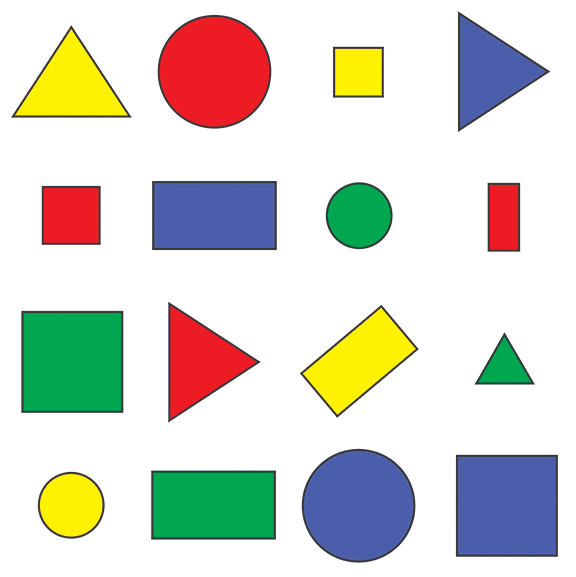
#> input picture data/shapes.png, 576 x 577 px
$ python 17_shapes_recognition.py
#> lines starting #> are read from the running program, lines starting #| are printed output that depends on the picture; after the words box and inside, x2 and y2 are one past the last pixel; in counts of white or black regions, pixels touching at a corner belong together
import os
import cv2

pth = os.path.join(os.getcwd(), "data")
img = cv2.imread(pth + "/shapes.png")
#> img is the input picture: shape (577, 576, 3); mean B, G, R 205.1, 214.3, 214.2

# ############# for beautiful output #############
c = 0.6
h, w = int(img.shape[0] * c), int(img.shape[1] * c)
#> h = 346; w = 345
img = cv2.resize(img, (w, h))
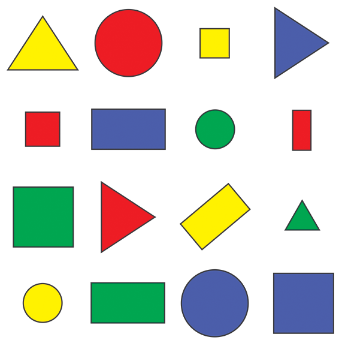
#> img: shape (346, 345, 3); mean B, G, R 205.1, 214.2, 214.2
# ################################################

cv2.imshow("Original image", img)
cv2.waitKey(3000)
cv2.destroyAllWindows()

shapes = img.copy()

# find contours
gray = cv2.cvtColor(img, cv2.COLOR_BGR2GRAY)
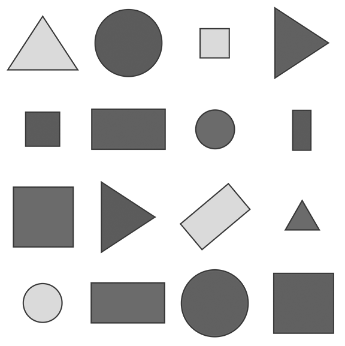
#> gray: shape (346, 345); min 54, max 255, mean 213.1
blur = cv2.GaussianBlur(gray, (7, 7), 1)
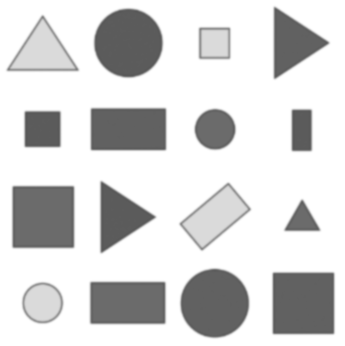
#> blur: shape (346, 345); min 87, max 255, mean 213.2
canny = cv2.Canny(blur, 50, 50)
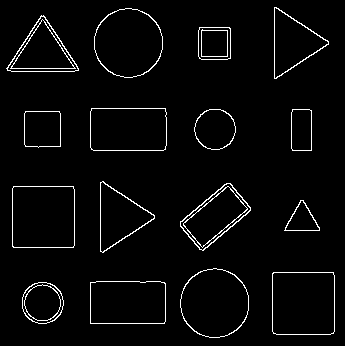
#> canny: shape (346, 345); 3.3% white in thin lines or dots
contours, _ = cv2.findContours(canny, cv2.RETR_EXTERNAL, cv2.CHAIN_APPROX_NONE)
#> contours = 16 contours; largest, box (x1, y1, x2, y2) and area: (272, 272, 335, 335) 3831, (12, 186, 75, 248) 3776, (180, 268, 249, 338) 3702, (94, 8, 163, 78) 3699, (90, 108, 167, 151) 3174
cv2.imshow("Found contours", canny)
cv2.waitKey(3000)
cv2.destroyAllWindows()

# detect shapes
for cnt in contours:
    area = cv2.contourArea(cnt)
    if area > 500:
        perimeter = cv2.arcLength(cnt, closed=True)
        angle = cv2.approxPolyDP(cnt, epsilon=0.03 * perimeter, closed=True)
        cv2.drawContours(shapes, cnt, -1, (255, 0, 0), 4)

        # make borders
        x, y, w, h = cv2.boundingRect(angle)
        cv2.rectangle(shapes, (x, y), (x + w, y + h), (0, 0, 255), 2)

        # recognize shape
        if len(angle) == 3:
            name = "triangle"
        elif len(angle) == 4:
            aspect_ratio = w / float(h)
            if 0.95 < aspect_ratio < 1.05:
                name = "square"
            else:
                name = "rectangle"
        elif len(angle) == 5:
            name = "pentagon"
        elif len(angle) == 6:
            name = "hexagon"
        elif len(angle) == 7:
            name = "heptagon"
        elif len(angle) > 7:
            name = "circle"
        else:
            name = "ellipse"

        cv2.putText(shapes, name, (x + (w // 2) - 30, y + h + 11), cv2.FONT_HERSHEY_COMPLEX, 0.5, (0, 0, 0), 1)
#> this loop made 16 passes
#> (area, perimeter, angle, x, y, w, h, aspect_ratio) on passes 2, 3, 6, 7, 9, 10, 12: (3132, 232.5, [[90, 282], [90, 323], [164, 323], [164, 282]], 90, 282, 75, 42, 1.79), (3831, 244.5, [[273, 272], [273, 333], [333, 333], [333, 272]], 273, 272, 61, 62, 0.984), (3776, 243.7, [[13, 186], [12, 246], [73, 247], [73, 186]], 12, 186, 62, 62, 1), (2394, 204.9, [[230, 183], [180, 221], [199, 249], [250, 210]], 180, 183, 71, 67, 1.06), (1256.5, 141.1, [[25, 111], [25, 146], [60, 146], [59, 111]], 25, 111, 36, 36, 1), (814.5, 120.2, [[292, 109], [291, 148], [311, 150], [311, 110]], 291, 109, 21, 42, 0.5), (3174, 233.3, [[91, 108], [91, 149], [165, 149], [165, 108]], 91, 108, 75, 42, 1.79)
#> (area, perimeter, angle, x, y, w, h, name) on passes 5, 8, 14, 16: (589, 111.3, [[300, 200], [284, 230], [319, 230]], 284, 200, 36, 31, 'triangle'), (2070, 209, [[102, 181], [103, 252], [154, 215]], 102, 181, 53, 72, 'triangle'), (2175.5, 214.1, [[6, 68], [78, 70], [43, 15]], 6, 15, 73, 56, 'triangle'), (2045, 210.2, [[274, 7], [276, 78], [328, 41]], 274, 7, 55, 72, 'triangle')
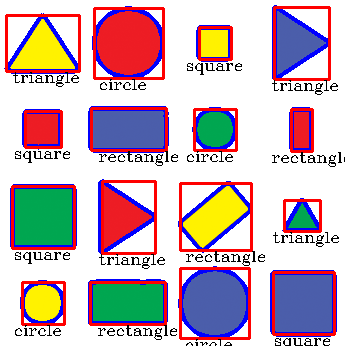
#> shapes: shape (346, 345, 3); 17.47% of pixels changed, all inside (x1, y1, x2, y2) = (4, 5, 345, 346)

cv2.imshow("Recognized shapes", shapes)
cv2.waitKey(3000)
cv2.destroyAllWindows()

# beautiful output
cv2.imshow("Recognized shapes", cv2.hconcat([img, shapes]))
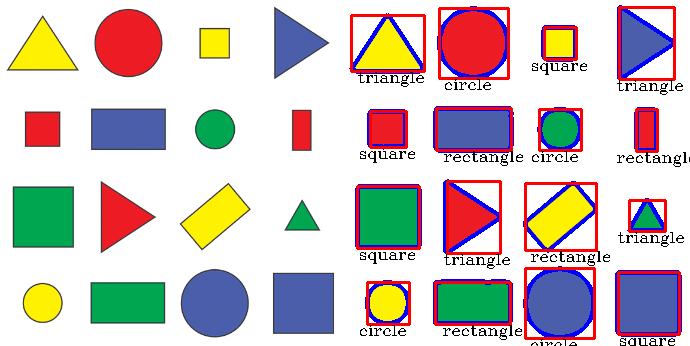
#> window 'Recognized shapes': shape (346, 690, 3); mean B, G, R 195.3, 196.1, 206.9
cv2.waitKey(0)
cv2.destroyAllWindows()
